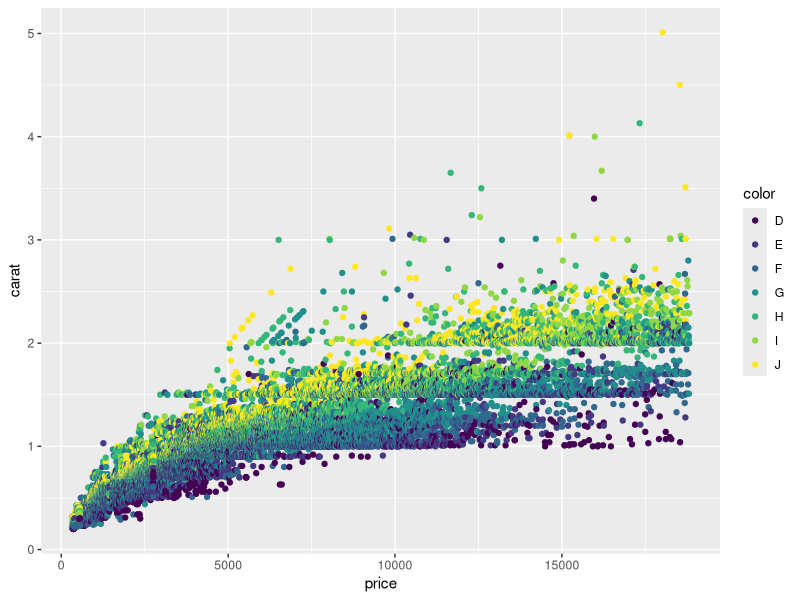
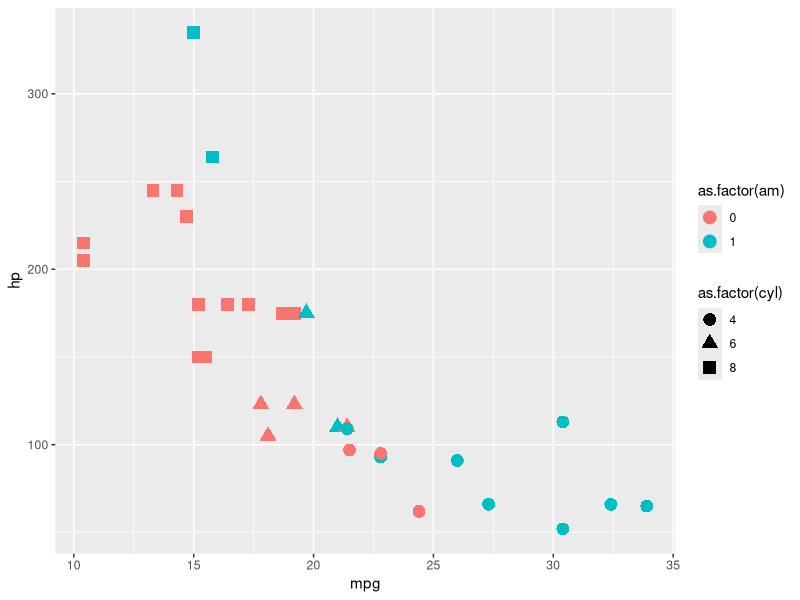
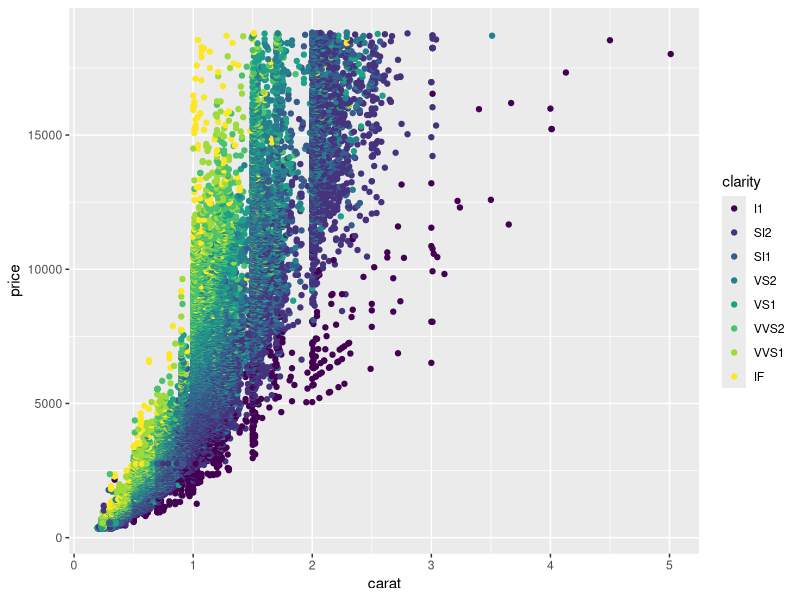
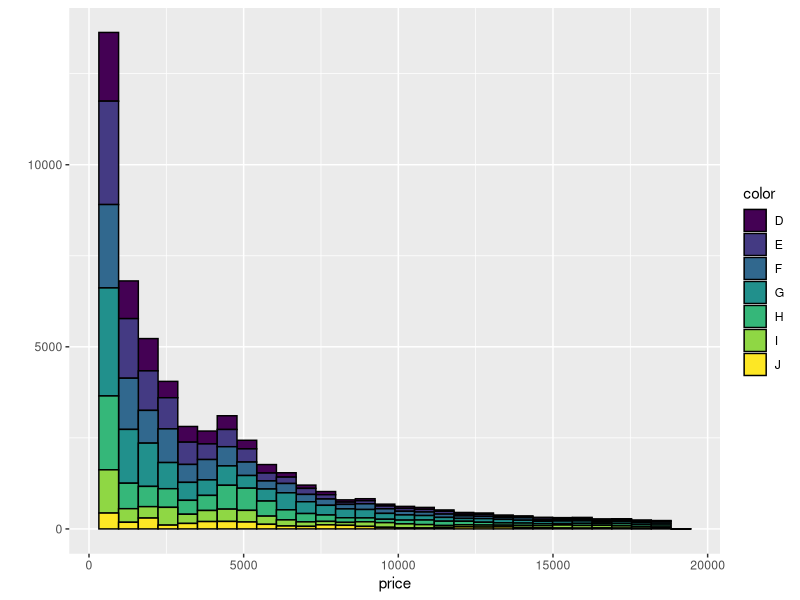
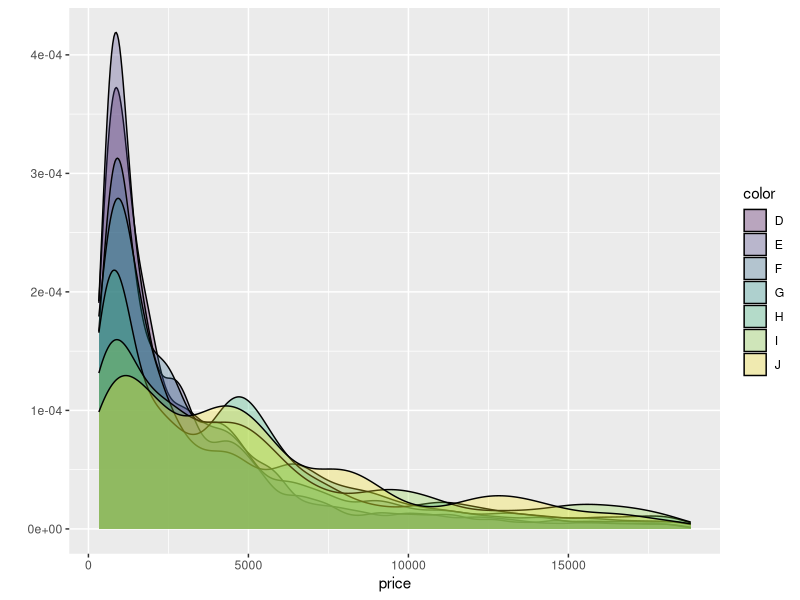
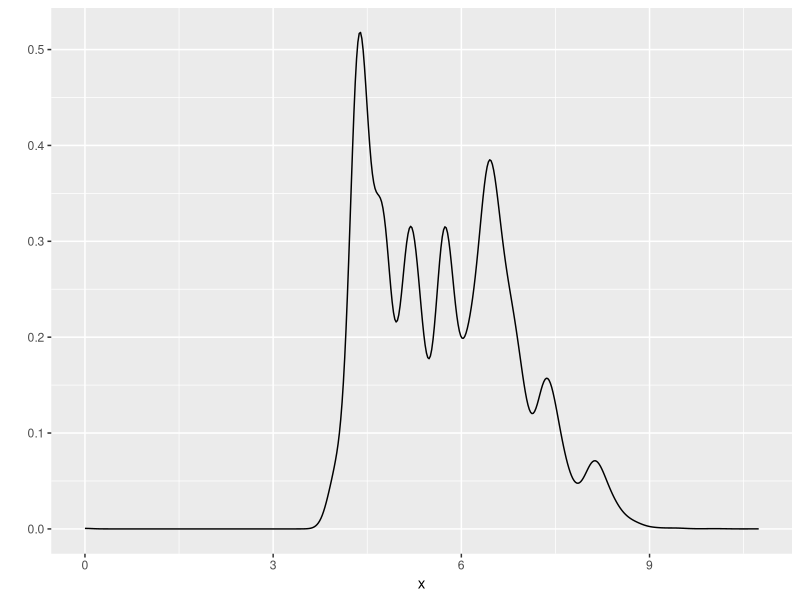
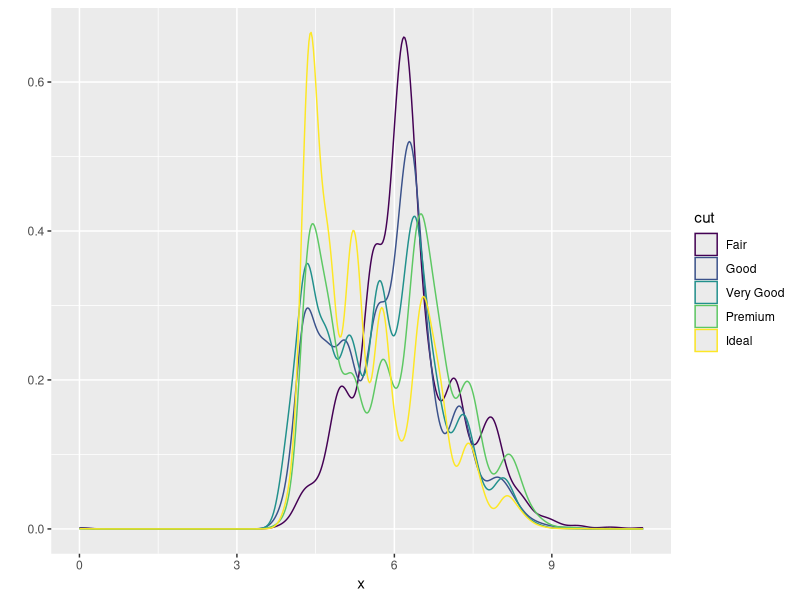
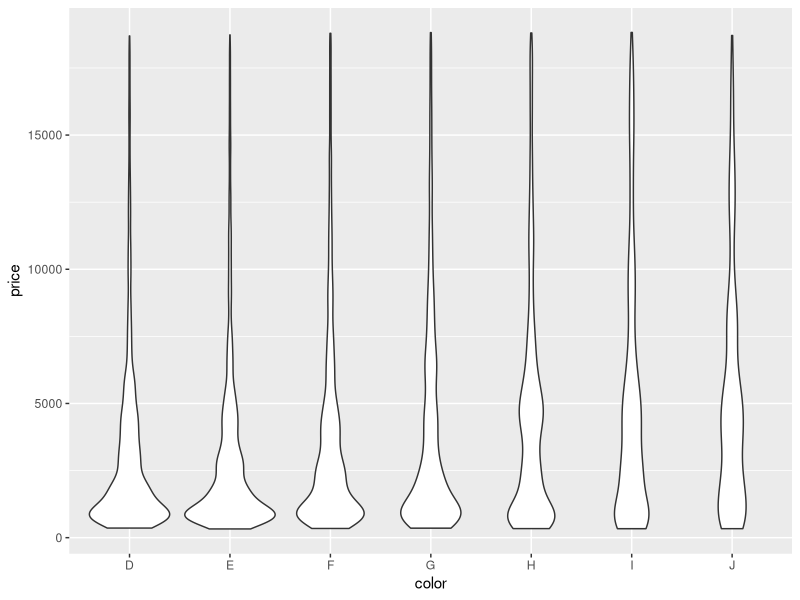

Write R code to recreate these figures, in order.
library(ggplot2)
library(dplyr)

data('diamonds')

my_hist <- qplot(diamonds$depth, geom = 'histogram')

str(my_hist)

# color
qplot(x = price,
      y = carat,
      color = color,
      data = diamonds)

# shape of points
qplot(mpg, hp, 
      shape = as.factor(cyl), 
      color=as.factor(am), 
      size = I(4), 
      data = mtcars, 
      geom = 'point')

# price_carat_clarity_points
qplot(carat, price, 
      data = diamonds,
      color = clarity)

# histogram 
qplot(price, 
      data = diamonds, 
      geom = 'histogram',
      fill = color,
      col = I('black'))

# density 
qplot(price, 
      data = diamonds, 
      geom = 'density',
      fill = color,
      col = I('black'),
      alpha = I(0.3))

# density x diamonds
qplot(x, data = diamonds, geom = 'density')

qplot(x, 
      color = cut,
      data = diamonds, 
      geom = 'density' 
      )

# violin plot 
qplot(color, 
      price, 
      data = diamonds,
      geom = 'violin')






